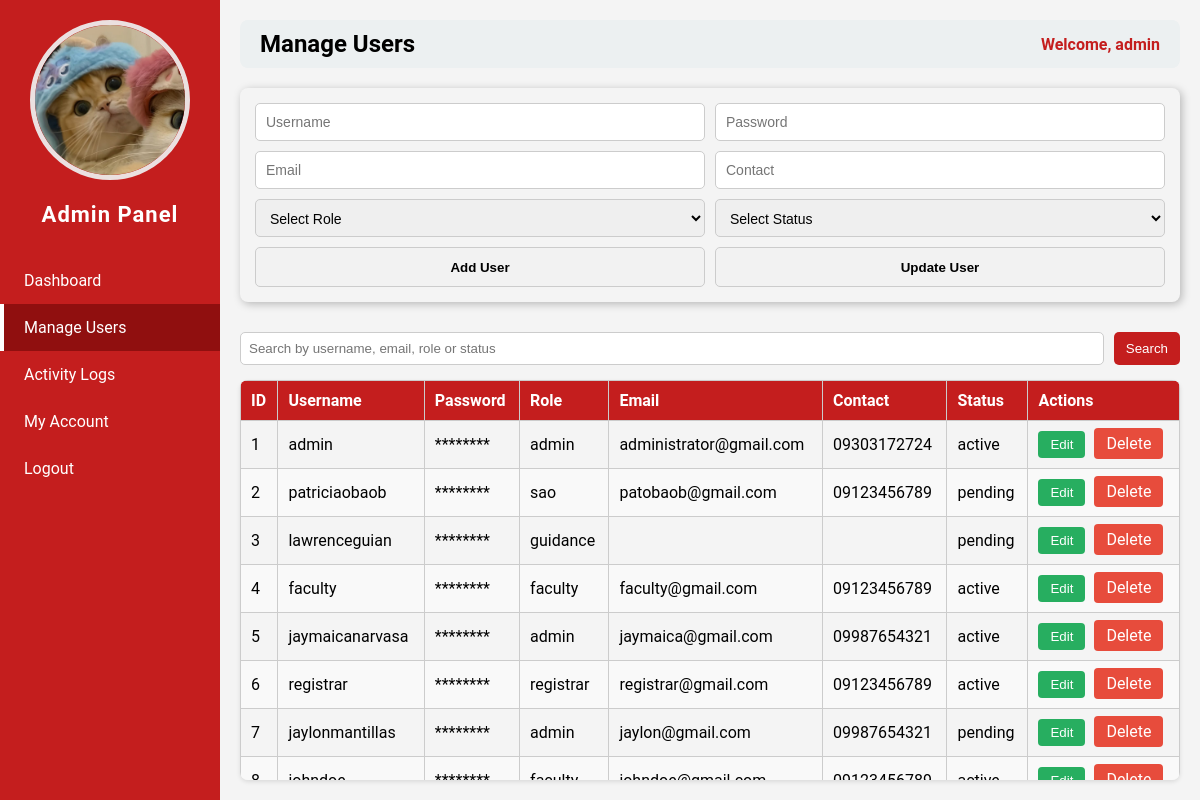
/admin.php?page=manage_users (signed in), run on an earlier commit of the app's database.
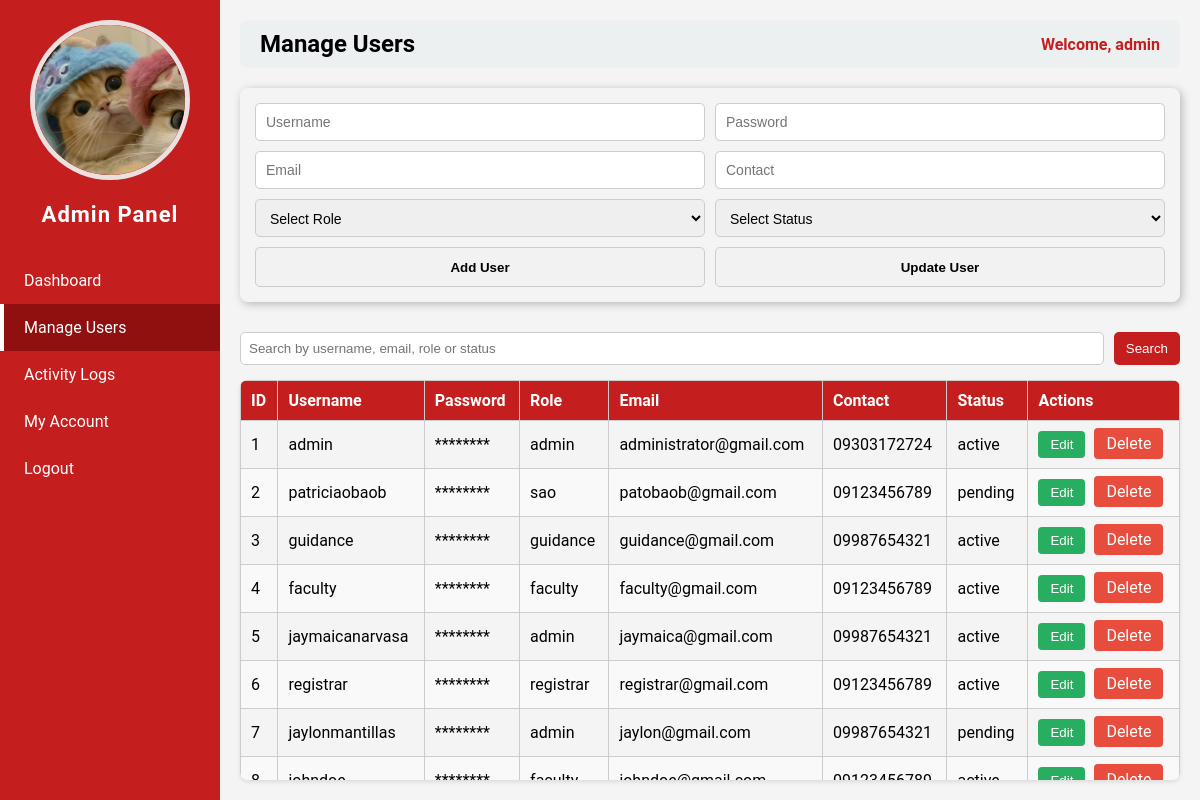
And on a later commit of the database.
### tables this page shows
CREATE TABLE `users` (
  `id` int(11) NOT NULL,
  `username` varchar(50) NOT NULL,
  `password` varchar(255) NOT NULL,
  `role` varchar(50) NOT NULL,
  `email` varchar(255) NOT NULL,
  `contact` varchar(50) NOT NULL,
  `status` varchar(50) NOT NULL,
  `img` varchar(255) NOT NULL
);

### admin_pages/manage_users.php (the view, shortened to what this page needs)
<?php
$host = "localhost";
$dbname = "studisciplink";
$user = "root";
$pass = "";
try {
    $pdo = new PDO("mysql:host=$host;dbname=$dbname", $user, $pass);
    $pdo->setAttribute(PDO::ATTR_ERRMODE, PDO::ERRMODE_EXCEPTION);
    $search = isset($_GET['search']) ? trim($_GET['search']) : '';
    if ($search) {
        $stmt = $pdo->prepare("SELECT * FROM users
                               WHERE username LIKE ?
                               OR email LIKE ?
                               OR role LIKE ?
                               OR status LIKE ?
                               ORDER BY id ASC");
        $stmt->execute(["%$search%", "%$search%", "%$search%", "%$search%"]);
    } else {
        $stmt = $pdo->query("SELECT * FROM users ORDER BY id ASC");
    }
    $users = $stmt->fetchAll(PDO::FETCH_ASSOC);
} catch(PDOException $e) {
    echo "<p style='color:red;'>Database error: ".$e->getMessage()."</p>";
}
?>
<form method="POST" class="user-form">
    <div class="row">
        <input type="text" name="username" id="username" placeholder="Username" required>
        <input type="password" name="password" id="password" placeholder="Password">
    </div>
    <div class="row">
        <input type="text" name="email" id="email" placeholder="Email">
        <input type="text" name="contact" id="contact" placeholder="Contact">
    </div>
    <div class="row">
        <select name="role" id="role" required>
            <option value="">Select Role</option>
        </select>
        <select name="status" id="status" required>
            <option value="">Select Status</option>
        </select>
    </div>
    <div class="row">
        <button type="submit" name="add_user" class="add-user">Add User</button>
        <button type="submit" name="update_user" class="update-user">Update User</button>
    </div>
</form>
<form method="GET" class="search-form">
    <input type="text" name="search" placeholder="Search by username, email, role or status" value="<?php echo htmlspecialchars($search); ?>">
    <button type="submit">Search</button>
</form>
<div class="table-container">
    <table class="users-table">
        <thead>
            <tr>
                <th>ID</th>
                <th>Username</th>
                <th>Password</th>
                <th>Role</th>
                <th>Email</th>
                <th>Contact</th>
                <th>Status</th>
                <th>Actions</th>
            </tr>
        </thead>
        <tbody>
            <?php foreach($users as $user): ?>
            <tr>
                <td><?php echo $user['id']; ?></td>
                <td><?php echo $user['username']; ?></td>
                <td>********</td>
                <td><?php echo $user['role']; ?></td>
                <td><?php echo $user['email']; ?></td>
                <td><?php echo $user['contact']; ?></td>
                <td><?php echo $user['status']; ?></td>
                <td>
                    <button class="btn-edit" onclick="editUser(<?php echo htmlspecialchars(json_encode($user)); ?>)">Edit</button>
                    <a class="btn-delete" href="?page=manage_users&delete=<?php echo $user['id']; ?>" onclick="return confirm('Are you sure?')">Delete</a>
                </td>
            </tr>
            <?php endforeach; ?>
        </tbody>
    </table>
</div>

What changed in the data, as far as the page shows it:
changed users "guidance": username "lawrenceguian" → "guidance"; email (not shown) → "guidance@gmail.com"; contact (not shown) → "09987654321"; status "pending" → "active"
